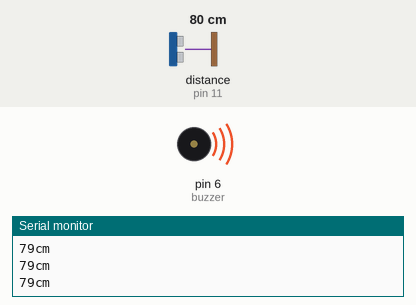
Recording of a sketch running on a simulated Arduino Uno, built with avr-gcc and run on an emulated ATmega328P. Shown: buzzer (waves = sounding), the last lines printed to the serial monitor. Wiring (inferred from the names in the program): ultrasonic range finder: trigger pin 12; echo pin 11. Inputs (shaded band) come from the test bench; at power-on: distance to the obstacle (sensor on pin 11) 80 cm. The echo pulse lasts 58.3 µs per cm.

Above: at 1.2 s.
1.3 s: distance to the obstacle (sensor on pin 11) set to 29 cm
2.9 s: distance to the obstacle (sensor on pin 11) set to 24 cm
At 3.42 s:
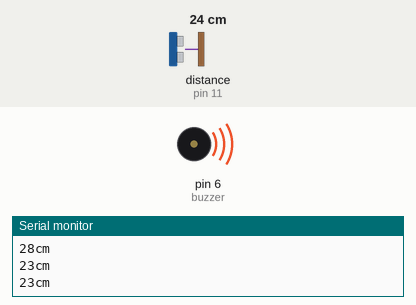
5.9 s: distance to the obstacle (sensor on pin 11) set to 35 cm
At 6.9 s:
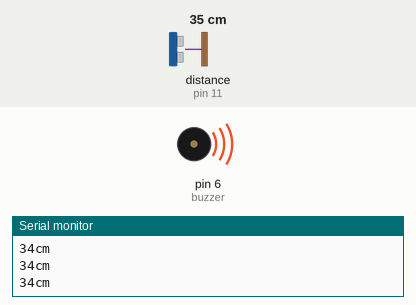
7.5 s: distance to the obstacle (sensor on pin 11) set to 2 cm
At 7.71 s:
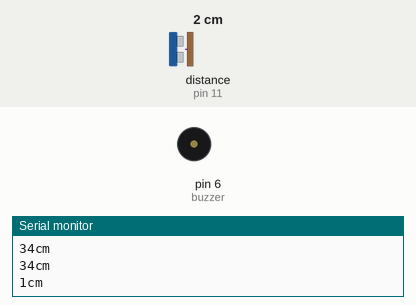
Timing chart, 0 to 11.5 s (numbered marks = the images above; inputs shaded):
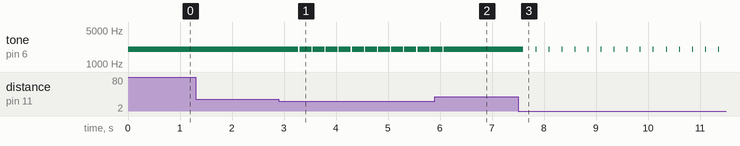

The sketch:

HC-SR04_vBasic.ino
```cpp
/*
 * Sensor HC-SR04
  Ultrasonic sensor Pins:
      VCC: +5VDC
      Trig : Trigger (INPUT) - Pin11
      Echo: Echo (OUTPUT) - Pin 12
      GND: GND
 */

int trigPin = 12;    //Trig
int echoPin = 11;    //Echo
int buzzer = 6;
long duracion, cm;

void setup() {
  Serial.begin (9600);
  pinMode(trigPin, OUTPUT);
  pinMode(echoPin, INPUT);
  pinMode(buzzer,OUTPUT);
}

void loop()
{


  // El sensor es inicializado mediante un pulso (HIGH) de 10 microsegundos o más
  // Seteamos un pulso en baja (LOW) para asegurarnos un pulso en alto limpio
  digitalWrite(trigPin, LOW);
  delayMicroseconds(5);
  digitalWrite(trigPin, HIGH);
  delayMicroseconds(10);
  digitalWrite(trigPin, LOW);

  // Lee la señal proveniente del sensor: un pulso HIGH cuya duración es el tiempo en microsegundos de haber
  //mandado la señal desde el transmisor y su llegada al receptor
  duracion = pulseIn(echoPin, HIGH);

  // convierte el tiempo en distancia
  //cm = (duracion/2) / 29.1;
  cm = duracion * 0.01715;

  Serial.print(cm);
  Serial.print("cm");
  Serial.println();

  int senal=(cm*10);
tone (buzzer, 2000, senal);


  delay(250);
}
```

Measured:
- the behaviour switches between 27 and 26 cm on distance to the obstacle (sensor on pin 11) (found by bisection; images 0 and 1)
- after the input at 2.9 s, tone on pin 6 (buzzer): alternates 2000 Hz for 0.23 s and silent for 0.02 s, starting after 0.38 s
- after the input at 5.9 s, tone on pin 6 (buzzer): goes on until 6.1 s, then stays 2000 Hz
- after the input at 7.5 s, tone on pin 6 (buzzer): alternates 2000 Hz for 0.01 s and silent for 0.24 s, starting after 0.10 s
